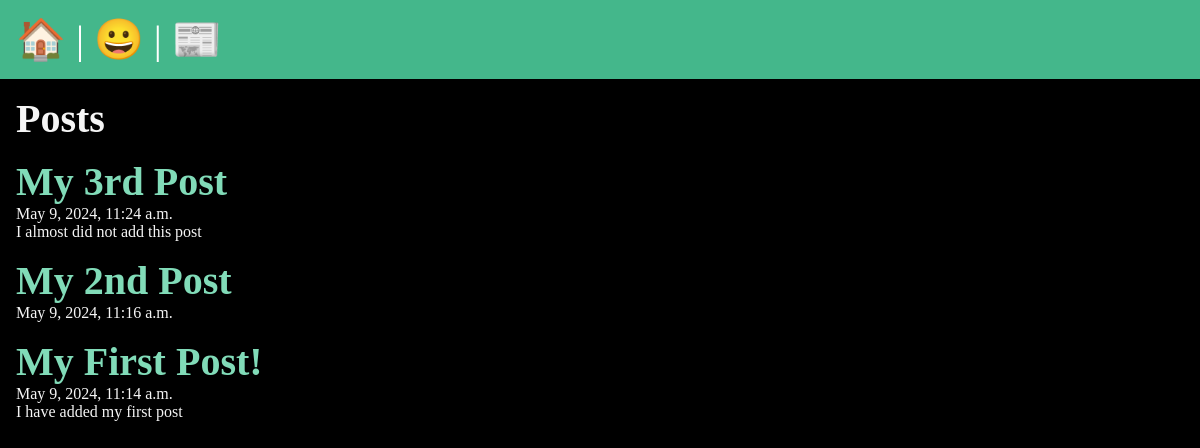
The app's page /posts/, older data.
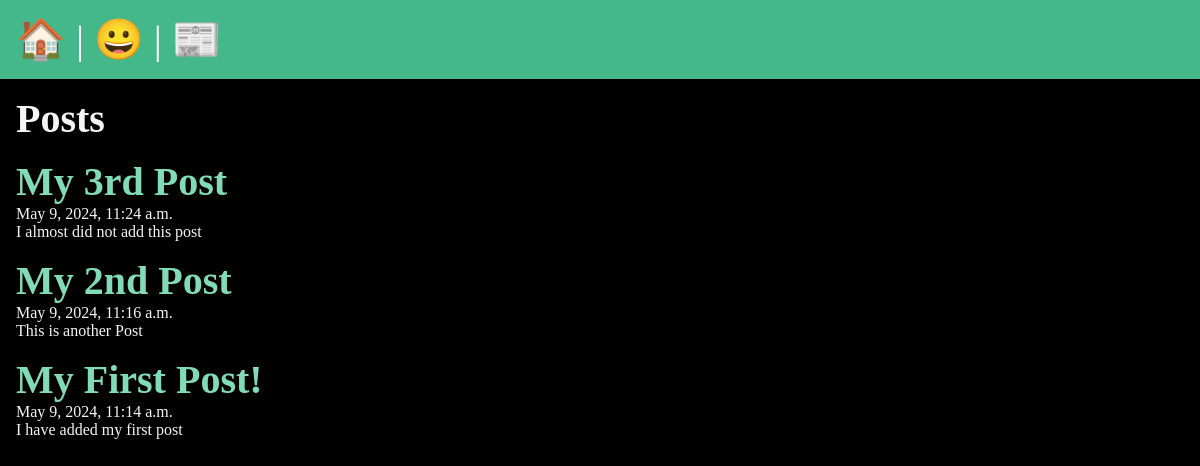
The same page, newer data.
### posts/models.py (models this page shows, shortened)
class Post(models.Model):
    title = models.CharField(max_length=200)
    body = models.TextField()
    slug = models.SlugField()
    date = models.DateTimeField(auto_now_add=True)
    banner= models.ImageField(default='fallback.png', blank=True)

### posts/views.py (the view)
# urls.py: path('', views.posts_lists, name='list'),
def posts_lists(request):
    posts = Post.objects.all().order_by('-date')
    return render(request, 'posts/posts_list.html', {'posts': posts})

### posts/templates/posts/posts_list.html (shortened to what this page needs)
{% extends 'layout.html' %}
{% block content %}
    <section>
    <h1>Posts</h1>
    {% for post in posts %}
        <article class="post">
            <h2>
                <a href="{% url 'posts:page' slug=post.slug %}">
                    {{ post.title }}
                </a>
            </h2>
            <p>{{ post.date }}</p>
            <p>{{ post.body }}</p>
        </article>
    {% endfor %}
</section>
{% endblock %}

### templates/layout.html (shortened to what this page needs)
<!DOCTYPE html>
{% load static %}
<html lang="en">
<head>
    <link rel="stylesheet" href="{% static 'css/styles.css' %}">
</head>
<body>
    <nav>
        <a href="/">🏠</a> |
        <a href="/about">😀</a> |
        <a href="{% url 'posts:list' %}">📰</a>
    </nav>
    <main>
        {% block content %}
        {% endblock %}
    </main>
</body>
</html>

### static/css/styles.css (style rules this page uses)
* { margin: 0; padding: 0; box-sizing: border-box; }
body { min-height: 100vh; background-color: black; color: whitesmoke; font-size: 3rem; }
nav { padding: 1rem; background-color: #44B78B; color: white; font-size: 2.5rem; }
main { padding: 1rem; }
section { display: flex; flex-flow: column; gap: 1rem; }
h1, h2 { font-size: 2.5rem; }
p { font-size: 1rem; }
a { text-decoration: none; color: #81dbb8; }

Row changes from the older to the newer data that the page shows:
changed Post "My 2nd Post": body (not shown) → "This is another Post"
